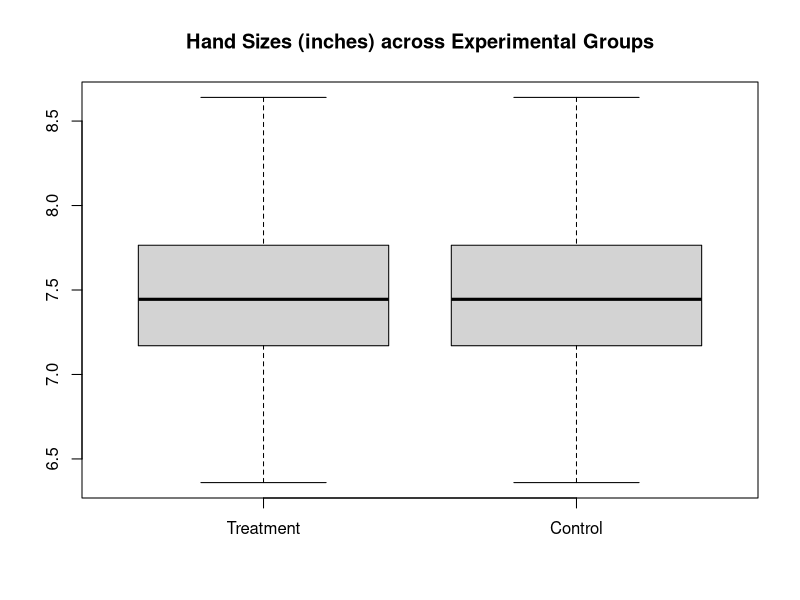

Write the R code that produced this figure. (Note: this script raises an error after producing the figure.)
## ---- chunk 1
library(data.table)
library(dplyr)
set.seed(1)
rtnorm <- function(n, mean, sd, min = -Inf, max = Inf){
  qnorm(runif(n, pnorm(min, mean, sd), pnorm(max, mean, sd)), mean, sd)
}
options(scipen=1)
n=200
Control<-round(rtnorm(n,7.44,sd=.5,min = 6,max=9),2)
Treatment<-Control
#increase values between median and third quartile
  Treatment<-ifelse(Treatment<quantile(Treatment,.74)& Treatment>quantile(Treatment,.51),quantile(Treatment,.74),Treatment)
#increase values between median and first quartile
  Treatment<-ifelse(Treatment<quantile(Treatment,.49)& Treatment>quantile(Treatment,.26),quantile(Treatment,.49),Treatment)
  boxplot(Treatment,Control,names=c("Treatment","Control"),main="Hand Sizes (inches) across Experimental Groups")
## ---- chunk 2
msg1="The maximum value in both plots is indicated by the line above the whiskers. These are identical. Try again."
msg2="The third quartile in both plots is indicated by the top edge of the boxes. These are identical. Try again."
msg3="The median value in both plots is indicated by the thick line within the box. These are identical. Try again."
msg4="UCorrect! Box-and-whiskers plots do not show the mean values in a sample. Although these two plots have identical quartile distributions, medians, and ranges, the mean values are actually different (7.8 in the treatment and 7.5 in the control)."
ex() %>% check_mc(4, feedback_msgs = c(msg1, msg2, msg3, msg4))
## ---- chunk 3
library(data.table)
library(dplyr)

Reviews_Before<-sample(c(rep(1,23),rep(2,34),rep(3,28),rep(4,6),rep(5,34)))
Reviews_After<-sample(c(rep(1,37),rep(2,4),rep(3,26),rep(4,44),rep(5,14)))
## ---- chunk 4
# Note: It is best practice to explore your data before running any significance tests. However, let's be bad statisticians and dive into the results before we explore the data. The two review variables are measured on Likert scales, ranging from 1 to 5, where 1 signals that the reviewers strongly disliked the restaurant and 5 signals that reviewers strongly liked the restaurant. 

# 1) Estimate the mean difference in reviews; that is, the mean of Reviews_Before minus the mean of Reviews_After.

    Solution1<-

# 2) The mean reviews before and after treatment are identical! But does this mean that Hannity's show had no effect on this restaurant's ratings? Not necessarily. To illustrate, let's plot the kernel densities of the reviews in the treatment and control groups to see how they are distributed. Use the plot(density()) functions on the variables Reviews_Before and Reviews_After.
  
    plot(density())
    plot(density())
    
# 3) Use the Previous Plot and Next Plot buttons to cycle between the two graphs. Do these these look approximately normally distributed? Answer with "Yes" or "No."
    
    Solution3<-""
    
    
## ---- chunk 5
Solution1<-mean(Reviews_Before)-mean(Reviews_After)
  plot(density(Reviews_Before))
  plot(density(Reviews_After))
  Solution3<-"No"
## ---- chunk 6
ex() %>% check_error()
ex() %>% check_object("Solution1") %>% check_equal()
ex() %>% check_object("Solution3") %>% check_equal()

success_msg("Good work! This is an easy call in this particular case, but if it's close then you'll want to try some statistical tests too. And it might provoke some healthy discussion with your colleagues!")
## ---- chunk 7
library(data.table)
library(dplyr)

Reviews_Before<-sample(c(rep(1,23),rep(2,34),rep(3,28),rep(4,6),rep(5,34)))

Reviews_After<-sample(c(rep(1,37),rep(2,4),rep(3,26),rep(4,44),rep(5,14)))
## ---- chunk 8
# Note: We want to create a new variable with three parameters, where 1= Negative (1 or 2), 2= Ambivalent (3), and 3= Positive (4 or 5). To do this for the Reviews_Before variable, we can use the ifelse function. The first line of the below syntax says, if Reviews_Before is equal to 1 or 2, set Reviews_Before to 1, otherwise just return Reviews_Before. The following lines can be interpreted similarly.

    Reviews_Before<-ifelse(Reviews_Before==1 | Reviews_Before==2,1,Reviews_Before)
    Reviews_Before<-ifelse(Reviews_Before==3,2,Reviews_Before) 
    Reviews_Before<-ifelse(Reviews_Before==4 | Reviews_Before==5,3,Reviews_Before)
  
# 1) Use the above syntax as a guide to rescale the Reviews_After variable, so that Reviews_After is coded as 1 if it previously was coded as 1 or 2, 2 if it was previously coded as 3, and 3 if it was previously coded as 4 or 5.
    
    Reviews_After<-

# 2): Now that you have rescaled the Reviews_After variable, run a t-test between the Reviews_After and Reviews_Before variables.
      
    t.test()
    
## ---- chunk 9
Reviews_Before<-ifelse(Reviews_Before==1 | Reviews_Before==2,1,Reviews_Before)
    Reviews_Before<-ifelse(Reviews_Before==3,2,Reviews_Before) 
    Reviews_Before<-ifelse(Reviews_Before==4 | Reviews_Before==5,3,Reviews_Before)
    Reviews_After<-ifelse(Reviews_After==1 | Reviews_After==2,1,Reviews_After) 
    Reviews_After<-ifelse(Reviews_After==3,2,Reviews_After) 
    Reviews_After<-ifelse(Reviews_After==4 | Reviews_After==5,3,Reviews_After)
    t.test(Reviews_After,Reviews_Before)
## ---- chunk 10
ex() %>% check_error()

success_msg("Good work! If we assume that the difference in respondent's degrees of positive or negative feelings towards the restaurant are non-meaningful, we can conclude that Hannity's restaurant revival is effective (i.e. it increases the number of postive versus negative reviews). If the degree of positive or negative feelings towards restaurants are meaningful, then we do not have enough information to reject the null hypothesis (i.e. evidence does not support the claim that Hannity's contributions leads restaurants to get better reviews")
## ---- chunk 11
library(data.table)
library(dplyr)

rtnorm <- function(n, mean, sd, min = -Inf, max = Inf){
  qnorm(runif(n, pnorm(min, mean, sd), pnorm(max, mean, sd)), mean, sd)
}
set.seed(1)
n <- 350
eGulf <- as.data.frame(matrix(0, ncol=2,nrow=n))
colnames(eGulf) <- c("Seller_Feedback_Count","Seller_Feedback_Score")
# Simulate baseline data
  # Make seller feedback count
    eGulf$Seller_Feedback_Count<-as.integer(abs(round(rnorm(n,200,100))))
  # Make feedback score loosely correlated with feedback count 
    eGulf$Seller_Feedback_Score<-round(.9+.1*eGulf$Seller_Feedback_Count/max(eGulf$Seller_Feedback_Count)-rbeta(n,1,10),2)
  # Make final sales price also correlated with seller_feedback_score
    eGulf$Final_Sales_Price<-round(rlnorm(n, meanlog=log(400), sdlog = log(1.2))*eGulf$Seller_Feedback_Score)
  # Add parameters for new problem
    eGulf$Treatment<-rbinom(n,1,.5)
    eGulf$temp<-rnorm(n)
  #Create 3 outliers
    eGulf$Treatment[1:3]<-1
    eGulf$Final_Sales_Price[1:3]<-round(rtnorm(3,mean=2000,sd=200,min=1500,max=2500))
    eGulf<-eGulf[order(eGulf$temp),]
## ---- chunk 12
# Note: Although it's generally recommended to explore your data before running any statistical tests on it, for the sake of learning, let's naively estimate the average treatment effect on final sales prices with a t-test.

    t.test(eGulf$Final_Sales_Price[eGulf$Treatment==1],eGulf$Final_Sales_Price[eGulf$Treatment==0])

# 1) The ATE for the above t-test is almost $36, but the results are not statistically significant. This seems suspicious; usually a large means difference found in a sample of this size would be statically significant. Let's examine the distribution of the treatment and control groups with a box plot. Fill in the box plot with the final sales prices for the treatment and control groups. For reference, the syntax for making this boxplot is identical to that of a t-test.

    Solution1<-boxplot()

# 2) Notice that there are a few dots above each box plot. These dots indicate outliers. The cutoff for outliers in the boxplot is any value that is 1.5 times the interquartile range above the upper quartile or below the lower quartile. Is it possible that these outliers are driving our treatment effect? Let's correct for these extreme outliers. Subset the data so that it excludes any WePhone sales that were above $1500. 
    
    eGulf<-

# 3) Now that you have subsetted the data, calculate the mean difference in final sales prices between the treatment and control groups (i.e. mean of treatment 0 mean of control).
      
    Solution3<-
    
   
## ---- chunk 13
Solution1<- boxplot(eGulf$Final_Sales_Price[eGulf$Treatment==1],eGulf$Final_Sales_Price[eGulf$Treatment==0])
eGulf<-eGulf[eGulf$Final_Sales_Price<=1500,]
Solution3<-mean(eGulf$Final_Sales_Price[eGulf$Treatment==1])-mean(eGulf$Final_Sales_Price[eGulf$Treatment==0])
## ---- chunk 14
ex() %>% check_error()
ex() %>% check_object("Solution1") %>% check_equal()
ex() %>% check_object("Solution3") %>% check_equal()
success_msg("Good work! When you removed the outliers from the data, the mean difference was much smaller between the treatment and control group. This is a problem that comes up often in data analysis.")
